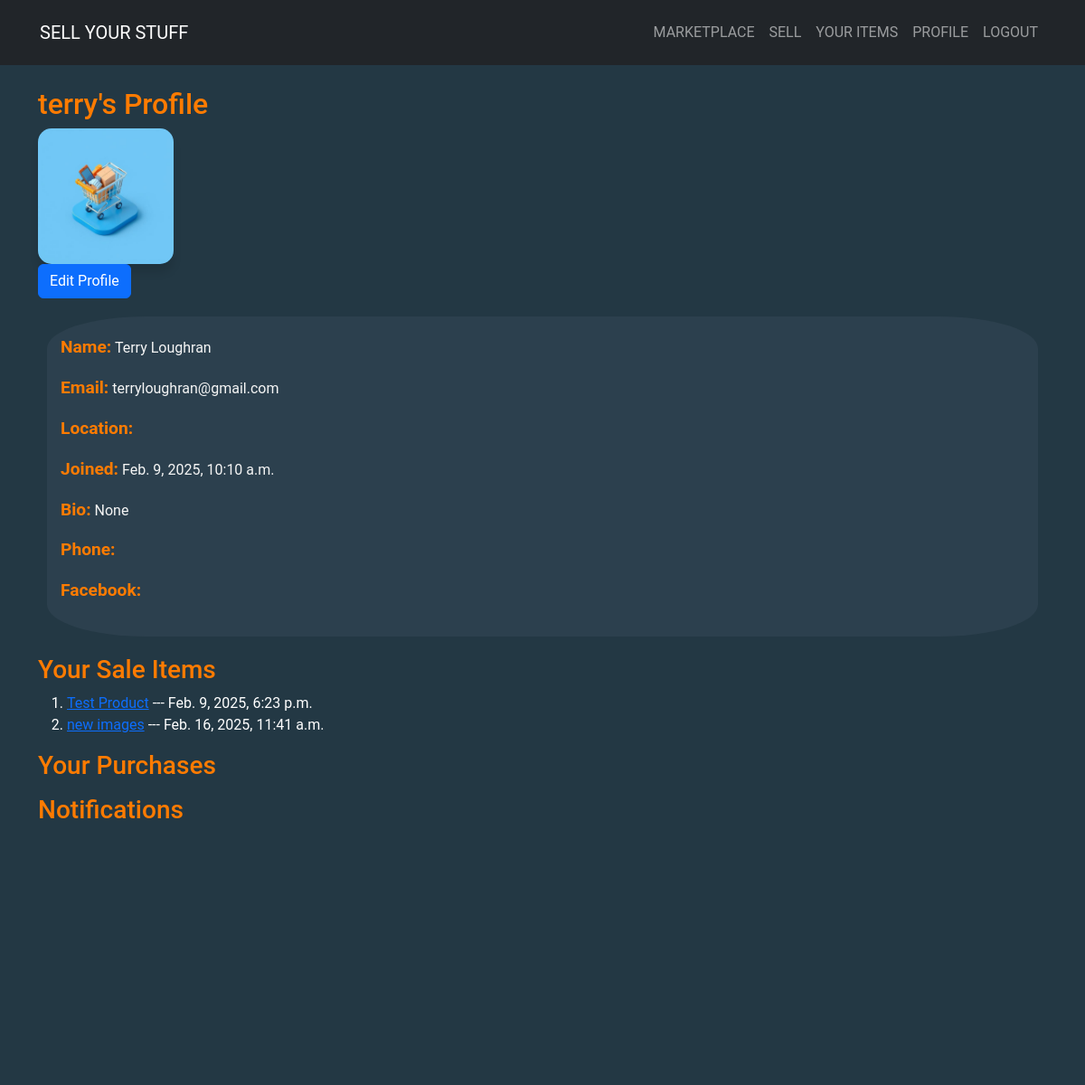
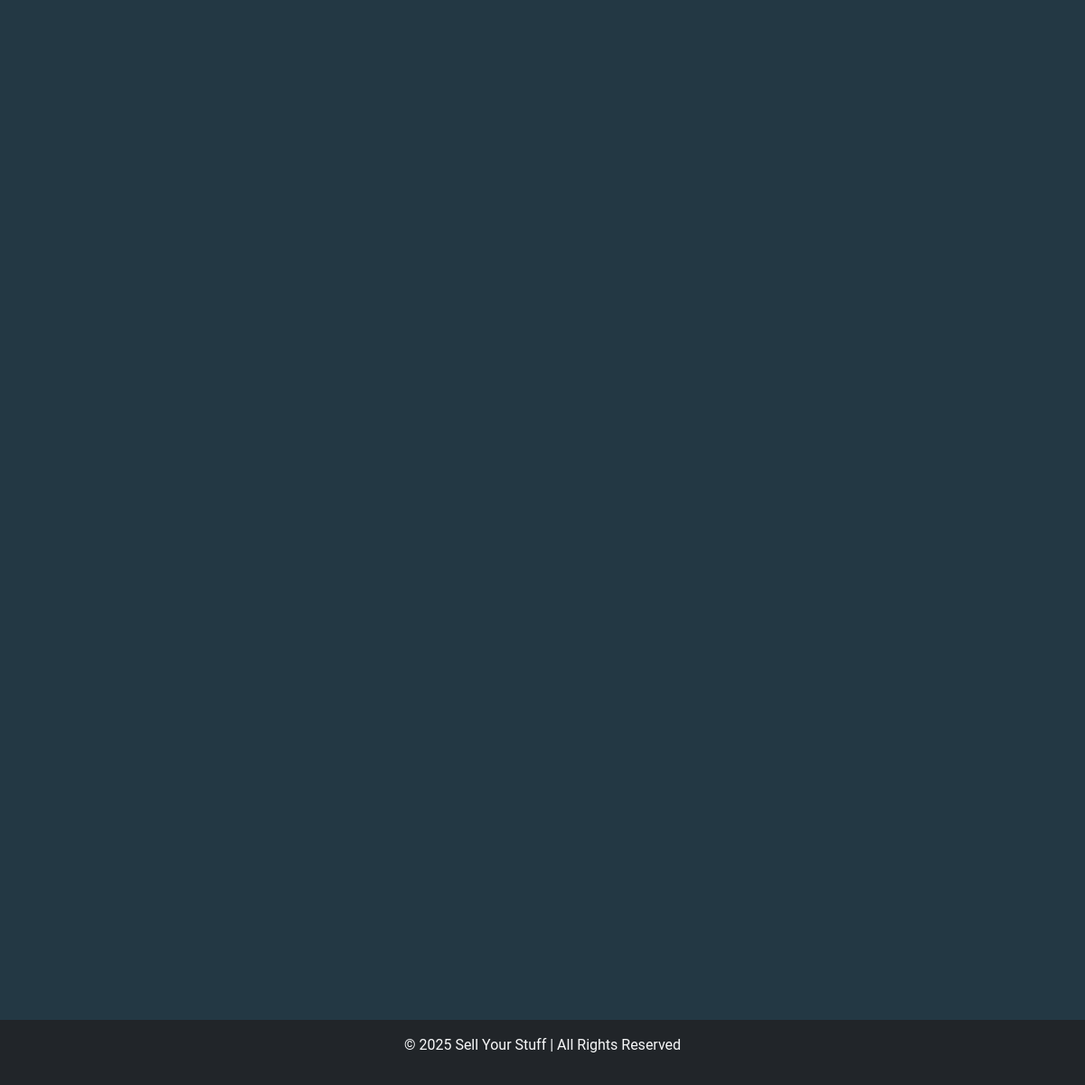
Page /profiles/profile/ (signed in) on the committed database (2 pictures, top to bottom).
### profiles/models.py (models this page shows, shortened)
class UserProfile(models.Model):
    user = models.OneToOneField(User, on_delete=models.CASCADE, related_name="profile")
    profile_picture = models.ImageField(
        upload_to="profile_pics/",
        blank=True,
        null=True,
        default="profile_pics/default.jpg",
    )
    bio = models.TextField(blank=True, null=True)
    phone_number = models.CharField(max_length=15, blank=True, null=True)
    address = models.TextField(blank=True, null=True)

### sales/models.py (models this page shows, shortened)
class Sale(models.Model):
    STATUS_CHOICES = [
        ("available", "Available"),
        ("sold", "Sold"),
    ]
    user = models.ForeignKey(User, on_delete=models.CASCADE)  # Seller
    title = models.CharField(max_length=205)
    description = models.TextField()
    price = models.DecimalField(max_digits=10, decimal_places=2)
    image = models.ImageField(
        upload_to="product_images/", blank=True, null=True
    )  # main image of the product
    image_2 = models.ImageField(upload_to="product_images/", blank=True, null=True)
    image_3 = models.ImageField(upload_to="product_images/", blank=True, null=True)
    video = models.FileField(
        upload_to="product_videos/", blank=True, null=True
    )  # Video upload field
    status = models.CharField(
        max_length=10, choices=STATUS_CHOICES, default="available"
    )
    created_at = models.DateTimeField(auto_now_add=True)

### profiles/views.py (the view)
# urls.py: path("profile/", profile_view, name="profile"),
@login_required
def profile_view(request):
    profile = request.user.profile
    sales = Sale.objects.filter(user=request.user)  # Products user is selling
    purchases = Purchase.objects.filter(buyer=request.user)  # Products user bought
    notifications = Notification.objects.filter(user=request.user, is_read=False)
    return render(
        request,
        "profiles/profile.html",
        {
            "profile": profile,
            "sales": sales,
            "purchases": purchases,
            "notifications": notifications,
        },
    )

### profiles/templates/profiles/profile.html (shortened to what this page needs)
{% extends "base.html" %}
{% load static %}
{% block content %}
<h2>{{ user.username }}'s Profile</h2>
{% if profile.profile_picture %}
    <img src="{{ profile.profile_picture.url }}" alt="Profile Picture" class="profile-picture" height="" width="">
{% else %}
    <img src="/media/profile_pics/default.jpg" alt="Default Profile Picture" class="default-profile-picture" height="" width="">
{% endif %}
<br>
{% if user == request.user %}
    <a href="" class="btn btn-primary">Edit Profile</a>
{% endif %}
<div class="user_info">
    <p><strong>Name:</strong> {{ user.first_name }} {{ user.last_name }}</p>
    <p><strong>Email:</strong> {{ user.email }}</p>
    <p><strong>Location:</strong> {{ profile.location }}</p>
    <p><strong>Joined:</strong> {{ user.date_joined }}</p>
    <p><strong>Bio:</strong> {{ profile.bio }}</p>
    <p><strong>Phone:</strong> {{ profile.phone }}</p>
    <p><strong>Facebook:</strong> {{ profile.facebook }}</p>
</div>
<h3>Your Sale Items</h3>
<Ol>
    {% for sale in sales %}
    <li class="text-white"><a href="{% url 'sale_detail' sale.id %}">{{ sale.title }}</a> --- {{ sale.created_at }}
    </li>
{% endfor %}
</Ol>
<h3>Your Purchases</h3>
<h3>Notifications</h3>
{% endblock content %}

### templates/base.html (shortened to what this page needs)
{% load static %}
<!DOCTYPE html>
<html lang="en">
    <head>
        <link href="https://cdn.jsdelivr.net/npm/bootstrap@5.3.0/dist/css/bootstrap.min.css"
              rel="stylesheet">
        <link rel="stylesheet" href="{% static 'css/styles.css' %}">
    </head>
    <body >
        <nav class="navbar navbar-expand-lg navbar-dark bg-dark">
            <div class="container">
                <a class="navbar-brand" href="{% url 'home' %}">SELL YOUR STUFF</a>
                <div class="collapse navbar-collapse" id="navbarNav">
                    <ul class="navbar-nav ms-auto">
                        <li class="nav-item">
                            <a class="nav-link" href="{% url 'market_list' %}">Marketplace</a>
                        </li>
                        {% if user.is_authenticated %}
                            <li class="nav-item">
                                <a class="nav-link" href="{% url 'sale_create' %}">Sell</a>
                            </li>
                            <li class="nav-item">
                                <a class="nav-link" href="{% url 'sales_list' %}">Your Items</a>
                            </li>
                            <li class="nav-item">
                                <a class="nav-link" href="{% url 'profile' %}">
                                    Profile
                                </a>
                            </li>
                            <li class="nav-item">
                                <a class="nav-link" href="{% url 'account_logout' %}">Logout</a>
                            </li>
                        {% endif %}
                    </ul>
                </div>
            </div>
        </nav>
        <div class="container mt-4">
            {% block content %}{% endblock content %}
        </div>
        <footer class="text-center mt-auto py-3 bg-dark text-light fixed-bottom">
            <p>© 2025 Sell Your Stuff | All Rights Reserved</p>
        </footer>
    </body>
</html>

### static/css/styles.css (style rules this page uses)
:root { --main-bg-color: #233844; --secondary-bg-color: #3e4f5e5c; --main-font-color: #ff7b00; }
* { margin: 0; padding: 0; box-sizing: border-box; }
body { font-family: 'Roboto', sans-serif; background-color: var(--main-bg-color); min-height: 300vh; color: var(--main-font-color); }
.navbar { display: flex; justify-content: space-between; align-items: center; padding: 1rem 2rem; text-transform: uppercase; }
.default-profile-picture, .profile-picture { width: 150px; height: 150px; border-radius: 10%; box-shadow: 0 10px 10px rgba(0, 0, 0, 0.1); }
.user_info { color: whitesmoke; background-color: var(--secondary-bg-color); padding: 20px 15px; margin: 20px 10px; border-radius: 10%; }
.user_info strong { font-size: 1.2rem; color: var(--main-font-color); }

### rows in the picture
UserProfile: bio "None"
Sale: title "Test Product", created_at "Feb. 9, 2025, 6:23 p.m."
Sale: title "new images", created_at "Feb. 16, 2025, 11:41 a.m."

### other values in the picture
{{ user.username }} "terry"
{{ user.first_name }} "Terry"
{{ user.last_name }} "Loughran"
{{ user.email }} "terryloughran@gmail.com"
{{ user.date_joined }} "Feb. 9, 2025, 10:10 a.m."
